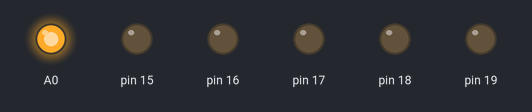
The sketch below on a simulated Arduino Nano, built with avr-gcc and run on an emulated ATmega328P. On the bench: output pins drawn as LEDs (lit = HIGH).

Above: at 0.2 s.
At 0.7 s:
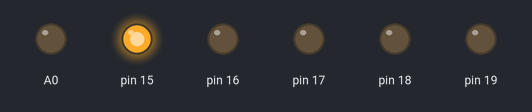
At 1.2 s:
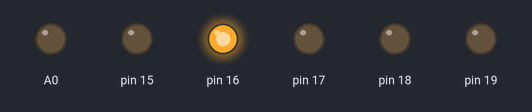
At 1.7 s:
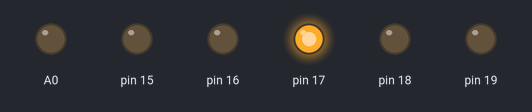
At 2.7 s:
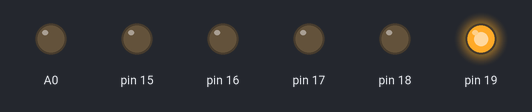
At 3.5 s:
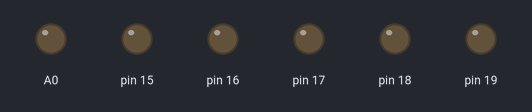
Timing chart, 0 to 5.2 s (numbered marks = the images above):
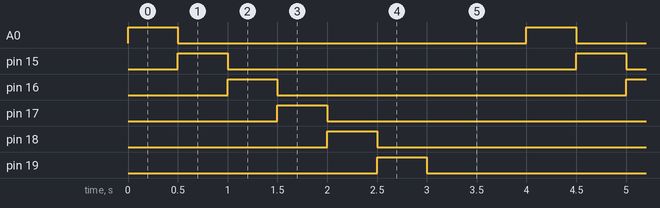

Measured:
- by itself, A0, pin 15–19: alternates HIGH for 0.50 s and LOW for 3.5 s
- by itself, everything shown: repeats every 4.0 s, in 7 steps

The sketch:

led.ino
```cpp
void setup() {
  for(int i = A0; i<=A7; i++)
    pinMode(i,OUTPUT);
}

void loop() {
  for(int i = A0; i<=A7; i++) {
    analogWrite(i,1023);
    delay(500);
    analogWrite(i,0);
    //delay(500);
  }
}
```
